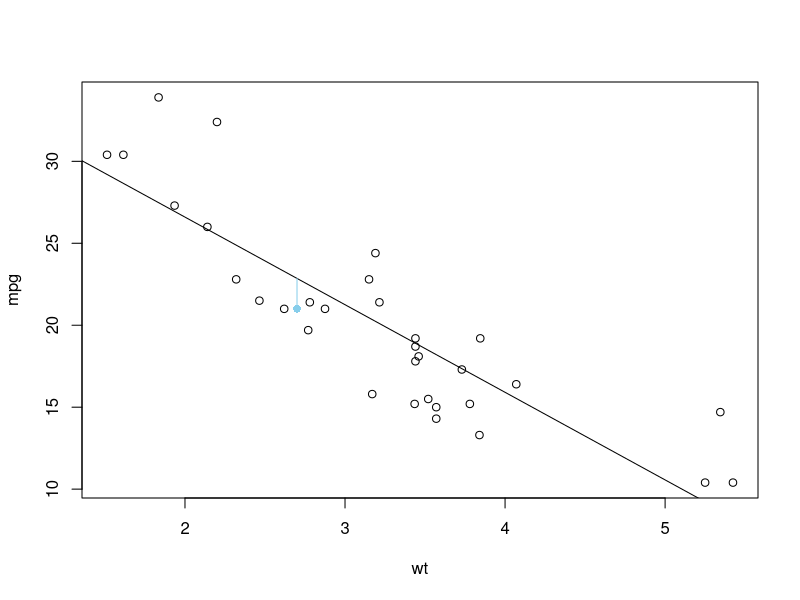

The R script that drew this image:
## ---- chunk 1
y <- c(3.78, 6.08, 6.65, 9.25, 9.92)

SSTO <- sum( (y - mean(y))^2 )

#SSTO = 24.83372

res <- c(-0.266, 0.489, -0.486, 0.569, -0.306)

SSE <- sum(res^2)

#SSE = 0.96347

R2 = 1 - SSE/SSTO

#R2 = 0.9612032
## ---- chunk 2
mt.lm <- lm(disp ~ wt, data=mtcars)

summary(mt.lm)
## ---- chunk 3
mt.lm <- lm(mpg ~ wt, data=mtcars) #perform the regression

plot(mpg ~ wt, data=mtcars) #draw the regression (not needed, but nice)

abline(mt.lm) #add the regression line (not needed, but nice)

points(2.7, 21, pch=16, col="skyblue") #add the Nissan Sentra value (not needed, but nice)

predict(mt.lm, data.frame(wt=2.7)) #get predicted value for Nissan Sentra

1

22.85505

lines(c(2.7, 2.7), c(21, 22.85505), col="skyblue") #add residual line (not needed, but nice)

myresidual <- 21 - 22.85505 #calculate difference between Y and Y-hat

myresidual
# [1] -1.85505
